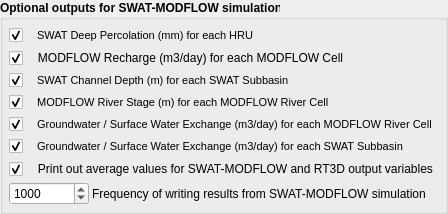
            <widget class="QGroupBox" name="groupBox_3">
             <property name="font">
              <font>
               <weight>75</weight>
               <bold>true</bold>
              </font>
             </property>
             <property name="title">
              <string>Optional outputs for SWAT-MODFLOW simulation</string>
             </property>
             <layout class="QVBoxLayout" name="verticalLayout_17">
              <property name="spacing">
               <number>3</number>
              </property>
              <property name="leftMargin">
               <number>6</number>
              </property>
              <property name="topMargin">
               <number>6</number>
              </property>
              <property name="rightMargin">
               <number>6</number>
              </property>
              <property name="bottomMargin">
               <number>6</number>
              </property>
              <item>
               <widget class="QCheckBox" name="checkBox_swat_dp_hru">
                <property name="font">
                 <font>
                  <pointsize>8</pointsize>
                  <weight>50</weight>
                  <bold>false</bold>
                 </font>
                </property>
                <property name="text">
                 <string>   SWAT Deep Percolation (mm) for each HRU</string>
                </property>
                <property name="checked">
                 <bool>true</bool>
                </property>
               </widget>
              </item>
              <item>
               <widget class="QCheckBox" name="checkBox_mf_recharge">
                <property name="font">
                 <font>
                  <weight>50</weight>
                  <bold>false</bold>
                 </font>
                </property>
                <property name="text">
                 <string>   MODFLOW Recharge (m3/day) for each MODFLOW Cell</string>
                </property>
                <property name="checked">
                 <bool>true</bool>
                </property>
               </widget>
              </item>
              <item>
               <widget class="QCheckBox" name="checkBox_channel_depth">
                <property name="font">
                 <font>
                  <pointsize>8</pointsize>
                  <weight>50</weight>
                  <bold>false</bold>
                 </font>
                </property>
                <property name="text">
                 <string>   SWAT Channel Depth (m) for each SWAT Subbasin</string>
                </property>
                <property name="checked">
                 <bool>true</bool>
                </property>
               </widget>
              </item>
              <item>
               <widget class="QCheckBox" name="checkBox_river_stage">
                <property name="font">
                 <font>
                  <pointsize>8</pointsize>
                  <weight>50</weight>
                  <bold>false</bold>
                 </font>
                </property>
                <property name="text">
                 <string>   MODFLOW River Stage (m) for each MODFLOW River Cell</string>
                </property>
                <property name="checked">
                 <bool>true</bool>
                </property>
               </widget>
              </item>
              <item>
               <widget class="QCheckBox" name="checkBox_gw_sw_grid">
                <property name="font">
                 <font>
                  <pointsize>8</pointsize>
                  <weight>50</weight>
                  <bold>false</bold>
                 </font>
                </property>
                <property name="text">
                 <string>   Groundwater / Surface Water Exchange (m3/day) for each MODFLOW River Cell</string>
                </property>
                <property name="checked">
                 <bool>true</bool>
                </property>
               </widget>
              </item>
              <item>
               <widget class="QCheckBox" name="checkBox_gw_sw_sub">
                <property name="font">
                 <font>
                  <pointsize>8</pointsize>
                  <weight>50</weight>
                  <bold>false</bold>
                 </font>
                </property>
                <property name="text">
                 <string>   Groundwater / Surface Water Exchange (m3/day) for each SWAT Subbasin</string>
                </property>
                <property name="checked">
                 <bool>true</bool>
                </property>
               </widget>
              </item>
              <item>
               <widget class="QCheckBox" name="checkBox_printing_m_a">
                <property name="font">
                 <font>
                  <weight>50</weight>
                  <bold>false</bold>
                 </font>
                </property>
                <property name="text">
                 <string>   Print out average values for SWAT-MODFLOW and RT3D output variables</string>
                </property>
                <property name="checked">
                 <bool>true</bool>
                </property>
               </widget>
              </item>
              <item>
               <layout class="QHBoxLayout" name="horizontalLayout_5">
                <property name="topMargin">
                 <number>0</number>
                </property>
                <item>
                 <widget class="QSpinBox" name="spinBox_freq_sm_output">
                  <property name="maximumSize">
                   <size>
                    <width>80</width>
                    <height>16777215</height>
                   </size>
                  </property>
                  <property name="font">
                   <font>
                    <weight>50</weight>
                    <bold>false</bold>
                   </font>
                  </property>
                  <property name="minimum">
                   <number>1</number>
                  </property>
                  <property name="maximum">
                   <number>99999999</number>
                  </property>
                  <property name="value">
                   <number>1000</number>
                  </property>
                 </widget>
                </item>
                <item>
                 <widget class="QLabel" name="label_7">
                  <property name="font">
                   <font>
                    <weight>50</weight>
                    <bold>false</bold>
                   </font>
                  </property>
                  <property name="text">
                   <string>Frequency of writing results from SWAT-MODFLOW simulation</string>
                  </property>
                 </widget>
                </item>
               </layout>
              </item>
             </layout>
            </widget>
